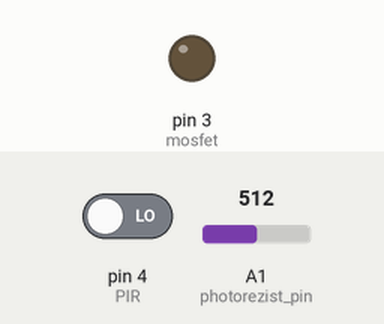
The sketch below on a simulated Arduino Uno, built with avr-gcc and run on an emulated ATmega328P. On the bench: output pins drawn as LEDs (lit = HIGH). The test bench sets the inputs (shaded band); at power-on: pin 4 (PIR) LOW, A1 (photorezist_pin) = 512. What the sketch prints to the serial monitor is not drawn.

Above: at 1.2 s.
1.3 s: pin 4 (PIR) driven HIGH
At 2.4 s:
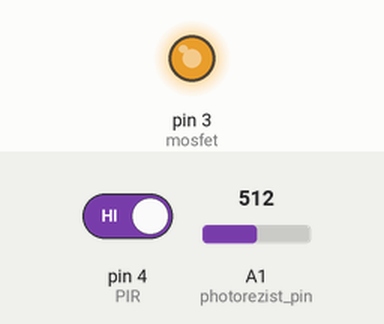
Timing chart, 0 to 4.3 s (numbered marks = the images above; inputs shaded):
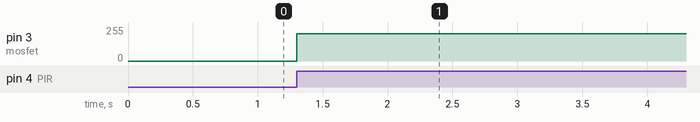

The sketch:

Koridor_V_1.2.ino.ino
```cpp
int PIR = 4;
int photorezist_pin = 1; //A1
int photorezist_data;
int photorezist_light = 100; // здесь настраивается значения с фото резистора ниже которого будет считаться темно
/*
 * int photorezist_light = 100; // здесь настраивается значения с фото резистора ниже которого будет считаться темно
 * int light_for_dark = 255; // яркость света от 0 до 255 для тёмного времени суток(ночи)
 * int light_for_mid = 255; // яркость света от 0 до 255 для средней яркости естественного освещения
 * int light_for_mid = 255; // яркость света от 0 до 255 для яркого естественного освещения
*/
int mosfet = 3;
int light; //переменная для записи обратных значений с фото резистора (Напр: 255 = 0, 254 = 1)
int photorezist_min = 0; //минимальное значение с фото резистора
int photorezist_max = 1023; // максимальное значение с фото резистора


void setup() {
  // put your setup code here, to run once:
pinMode (PIR, INPUT);
pinMode(photorezist_pin, INPUT);
pinMode (mosfet, OUTPUT);
Serial.begin (9600);
Serial.println("I'm ready");


}

void loop() {
  photorezist_data = analogRead(photorezist_pin);
  Serial.println (analogRead(photorezist_pin));
  light = map (light,photorezist_min, photorezist_max, 255, 0);
  while (digitalRead(PIR) == 1){
    analogWrite(mosfet, light);
  }

}
```

Measured:
- after the input at 1.3 s, pin 3 (mosfet): 0/255 → 205/255 at once
